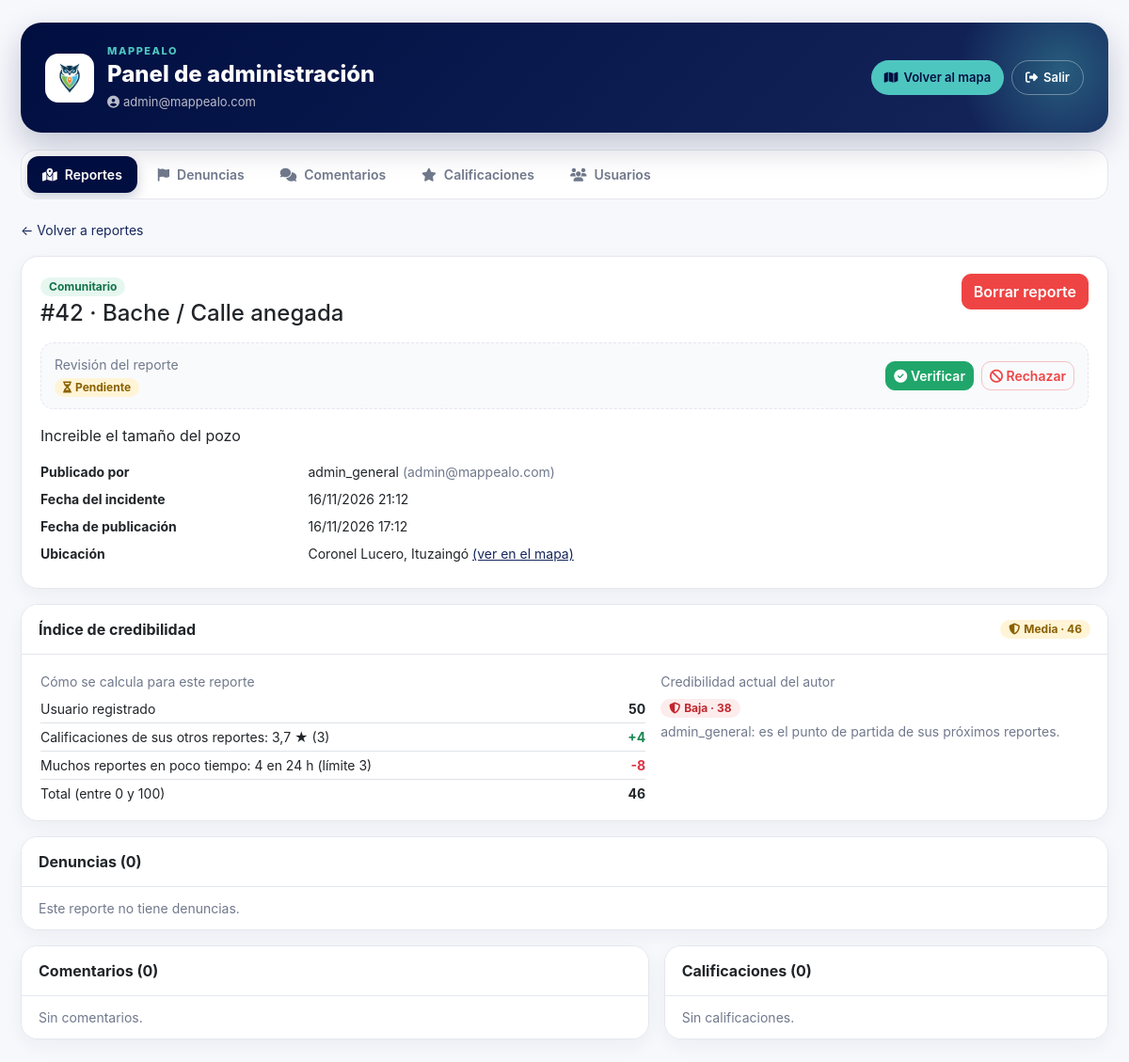
Screenshot of /pages/admin/reporte.php?id=42 (signed in) with the database file from the repository.
### tables this page shows
CREATE TABLE `reporte` (
  `id_reporte` int(11) NOT NULL,
  `id_usuario` int(11) NOT NULL,
  `id_ubicacion` int(11) NOT NULL,
  `fecha_reporte` datetime NOT NULL DEFAULT current_timestamp(),
  `fecha_incidente` datetime NOT NULL,
  `descripcion` text NOT NULL,
  `estado` varchar(50) NOT NULL DEFAULT 'pendiente'
);

CREATE TABLE `usuario` (
  `id_usuario` int(11) NOT NULL,
  `nombre_usuario` varchar(100) NOT NULL,
  `email` varchar(150) NOT NULL,
  `password` varchar(255) NOT NULL,
  `fecha_registro` datetime NOT NULL DEFAULT current_timestamp(),
  `cuenta_verificada` tinyint(1) NOT NULL DEFAULT 0,
  `es_admin` tinyint(1) NOT NULL DEFAULT 0
);

CREATE TABLE `ubicacion` (
  `id_ubicacion` int(11) NOT NULL,
  `latitud` decimal(10,8) NOT NULL,
  `longitud` decimal(11,8) NOT NULL,
  `direccion` varchar(255) NOT NULL
);

### config/credibilidad.php (called while the page is built, shortened)
<?php
function credibilidad_nivel(int $puntaje): array
{
    if ($puntaje >= 40) {
        return ['clave' => 'media', 'texto' => 'Media'];
    }
    return ['clave' => 'baja', 'texto' => 'Baja'];
}
function credibilidad_resultado(array $factores): array
{
    $puntaje = (int) round(array_sum(array_column($factores, 'puntos')));
    $puntaje = max(0, min(100, $puntaje));
    return [
        'puntaje' => $puntaje,
        'nivel' => credibilidad_nivel($puntaje),
        'factores' => array_values(array_filter($factores, fn($f) => $f['puntos'] != 0 || !empty($f['base'])))
    ];
}
function credibilidad_aporte_calificacion(float $suma, int $cantidad, int $peso, int $muestra): int
{
    $promedio = $suma / $cantidad;
    $confianza = min(1, $cantidad / $muestra);
    return (int) round(($promedio - 3) * $peso * $confianza);
}
function credibilidad_datos(PDO $connection): array
{
    static $cache = null;
    if ($cache !== null) {
        return $cache;
    }
    $filas = $connection->query("
        SELECT
            r.id_reporte,
            r.id_usuario,
            r.fecha_reporte,
            COALESCE((SELECT SUM(v.valor) FROM valoracion v WHERE v.id_reporte = r.id_reporte AND v.id_usuario <> r.id_usuario), 0) AS suma_calificaciones,
            (SELECT COUNT(*) FROM valoracion v WHERE v.id_reporte = r.id_reporte AND v.id_usuario <> r.id_usuario) AS cantidad_calificaciones,
            (SELECT COUNT(DISTINCT a.id_usuario) FROM advertencia a WHERE a.id_reporte = r.id_reporte AND a.id_usuario <> r.id_usuario) AS cantidad_denuncias
        FROM reporte r
        ORDER BY r.fecha_reporte ASC, r.id_reporte ASC
    ")->fetchAll(PDO::FETCH_ASSOC);
    $reportes = [];
    $porUsuario = [];
    foreach ($filas as $f) {
        $r = [
            'id' => (int) $f['id_reporte'],
            'usuario' => (int) $f['id_usuario'],
            'fecha' => strtotime($f['fecha_reporte']) ?: 0,
            'suma' => (float) $f['suma_calificaciones'],
            'calificaciones' => (int) $f['cantidad_calificaciones'],
            'denuncias' => (int) $f['cantidad_denuncias'],
        ];
        $reportes[$r['id']] = $r;
        $porUsuario[$r['usuario']][] = $r['id'];
    }
    return $cache = ['reportes' => $reportes, 'por_usuario' => $porUsuario];
}
function credibilidad_factores_autor(array $datos, int $idUsuario, ?int $excluirReporte = null): array
{
    $suma = 0.0;
    $calificaciones = 0;
    $denuncias = 0;
    foreach ($datos['por_usuario'][$idUsuario] ?? [] as $id) {
        if ($id === $excluirReporte) {
            continue;
        }
        $r = $datos['reportes'][$id];
        $suma += $r['suma'];
        $calificaciones += $r['calificaciones'];
        $denuncias += $r['denuncias'];
    }
    $factores = [[
        'texto' => 'Usuario registrado',
        'puntos' => CRED_BASE_REGISTRADO,
        'base' => true
    ]];
    if ($calificaciones > 0) {
        $promedio = round($suma / $calificaciones, 1);
        $factores[] = [
            'texto' => sprintf('Calificaciones de %s: %s ★ (%d)', $excluirReporte ? 'sus otros reportes' : 'sus reportes', str_replace('.', ',', (string) $promedio), $calificaciones),
            'puntos' => credibilidad_aporte_calificacion($suma, $calificaciones, CRED_USUARIO_PESO_CALIFICACION, CRED_USUARIO_MUESTRA_CALIFICACION)
        ];
    }
    return $factores;
}
function credibilidad_factor_rafaga(array $datos, int $idUsuario, int $momento, ?int $excluirReporte = null): ?array
{
    $desde = $momento - CRED_RAFAGA_HORAS * 3600;
    $cantidad = 0;
    foreach ($datos['por_usuario'][$idUsuario] ?? [] as $id) {
        if ($id === $excluirReporte) {
            continue;
        }
        $fecha = $datos['reportes'][$id]['fecha'];
        if ($fecha >= $desde && $fecha <= $momento) {
            $cantidad++;
        }
    }
    $exceso = $cantidad - CRED_RAFAGA_LIMITE;
    return [
        'texto' => sprintf('Muchos reportes en poco tiempo: %d en %d h (límite %d)', $cantidad, CRED_RAFAGA_HORAS, CRED_RAFAGA_LIMITE),
        'puntos' => -min(CRED_RAFAGA_TOPE, $exceso * CRED_RAFAGA_PENALIDAD)
    ];
}
function credibilidad_reporte_desde_datos(array $datos, int $idReporte): ?array
{
    $r = $datos['reportes'][$idReporte] ?? null;
    $factores = credibilidad_factores_autor($datos, $r['usuario'], $r['id']);
    $rafaga = credibilidad_factor_rafaga($datos, $r['usuario'], $r['fecha'] - 1, $r['id']);
    if ($rafaga) {
        $factores[] = $rafaga;
    }
    return credibilidad_resultado($factores);
}
function credibilidad_reporte(PDO $connection, int $idReporte): ?array
{
    return credibilidad_reporte_desde_datos(credibilidad_datos($connection), $idReporte);
}
function credibilidad_usuario(PDO $connection, int $idUsuario): array
{
    $datos = credibilidad_datos($connection);
    $factores = credibilidad_factores_autor($datos, $idUsuario);
    $rafaga = credibilidad_factor_rafaga($datos, $idUsuario, time());
    if ($rafaga) {
        $factores[] = $rafaga;
    }
    return credibilidad_resultado($factores);
}

### pages/admin/reporte.php (the view, shortened to what this page needs)
<?php
require_once __DIR__ . '/../../config/connection.php';
require_once __DIR__ . '/_nav.php';
require_once __DIR__ . '/../../config/credibilidad.php';
$id = filter_var($_GET['id'] ?? null, FILTER_VALIDATE_INT, ['options' => ['min_range' => 1]]);
$reporte = false;
if ($id !== false) {
    $stmt = $connection->prepare("
        SELECT
            r.*, u.nombre_usuario, u.email, ub.direccion, ub.latitud, ub.longitud,
            CASE WHEN rb.id_reporte IS NOT NULL THEN 'delito' WHEN ic.id_reporte IS NOT NULL THEN 'comunitario' ELSE 'otro' END AS categoria,
            COALESCE(tr.nombre, ti.nombre, '-') AS tipo,
            rb.hubo_violencia, rb.hubo_arma, rb.multiples_delincuentes
        FROM reporte r
        INNER JOIN usuario u ON r.id_usuario = u.id_usuario
        INNER JOIN ubicacion ub ON r.id_ubicacion = ub.id_ubicacion
        LEFT JOIN robo rb ON r.id_reporte = rb.id_reporte
        LEFT JOIN tipo_robo tr ON rb.id_tipo_robo = tr.id_tipo_robo
        LEFT JOIN incidente_comunitario ic ON r.id_reporte = ic.id_reporte
        LEFT JOIN tipo_incidente ti ON ic.id_tipo_incidente = ti.id_tipo_incidente
        WHERE r.id_reporte = :id
    ");
    $stmt->execute([':id' => $id]);
    $reporte = $stmt->fetch(PDO::FETCH_ASSOC);
}
$consultar = function (string $sql) use ($connection, $id) {
    $stmt = $connection->prepare($sql);
    $stmt->execute([':id' => $id]);
    return $stmt->fetchAll(PDO::FETCH_ASSOC);
};
$denuncias = $consultar("
    SELECT a.id_advertencia, a.motivo, a.fecha, u.nombre_usuario, u.email
    FROM advertencia a INNER JOIN usuario u ON a.id_usuario = u.id_usuario
    WHERE a.id_reporte = :id ORDER BY a.fecha DESC
");
$calificaciones = $consultar("
    SELECT v.id_valoracion, v.valor, v.fecha, u.nombre_usuario
    FROM valoracion v INNER JOIN usuario u ON v.id_usuario = u.id_usuario
    WHERE v.id_reporte = :id ORDER BY v.fecha DESC
");
$comentarios = $consultar("
    SELECT c.id_comentario, c.contenido, c.fecha, u.nombre_usuario
    FROM comentario c INNER JOIN usuario u ON c.id_usuario = u.id_usuario
    WHERE c.id_reporte = :id ORDER BY c.fecha ASC
");
$credibilidad = credibilidad_reporte($connection, $id);
$credibilidadAutor = (int) $reporte['id_usuario'] > 0 ? credibilidad_usuario($connection, (int) $reporte['id_usuario']) : null;
?>
<!DOCTYPE html>
<html lang="es">
<head>
</head>
<body class="admin-body">
<div class="container py-4">
    <a href="reportes.php" class="small text-decoration-none">&larr; Volver a reportes</a>
    <div class="card shadow-sm border-0 my-3">
        <div class="card-body">
            <div class="d-flex flex-wrap justify-content-between gap-2">
                <div>
                    <span class="badge <?= $reporte['categoria'] === 'delito' ? 'text-bg-danger' : 'text-bg-success' ?>"><?= admin_e(ucfirst($reporte['categoria'])) ?></span>
                    <h2 class="h4 mt-1 mb-0">#<?= (int) $id ?> · <?= admin_e($reporte['tipo']) ?></h2>
                </div>
                <div>
                    <?= admin_form_accion('borrar_reporte', ['id' => $id], 'Borrar reporte', 'btn btn-danger',
                        "¿Borrar el reporte #$id? También se borran sus comentarios, calificaciones y denuncias. No se puede deshacer.") ?>
                </div>
            </div>
            <?php $estadoActual = strtolower((string) $reporte['estado']); ?>
            <div class="admin-revision mt-3">
                <div>
                    <span class="small text-muted d-block">Revisión del reporte</span>
                    <?= admin_estado($estadoActual) ?>
                </div>
                <div class="d-flex flex-wrap gap-2">
                    <?php if ($estadoActual !== 'verificado'): ?>
                        <?= admin_form_accion('cambiar_estado', ['id' => $id, 'estado' => 'verificado'], '<i class="fa-solid fa-circle-check"></i> Verificar', 'btn btn-sm btn-success',
                            "¿Marcar el reporte #$id como verificado?") ?>
                    <?php endif; ?>
                    <?php if ($estadoActual !== 'rechazado'): ?>
                        <?= admin_form_accion('cambiar_estado', ['id' => $id, 'estado' => 'rechazado'], '<i class="fa-solid fa-ban"></i> Rechazar', 'btn btn-sm btn-outline-danger',
                            "¿Rechazar el reporte #$id? Deja de mostrarse en el mapa, pero no se borra.") ?>
                    <?php endif; ?>
                </div>
            </div>
            <p class="mt-3 mb-3" style="white-space: pre-line;"><?= admin_e($reporte['descripcion']) ?></p>
            <dl class="row small mb-0">
                <dt class="col-sm-3">Publicado por</dt>
                <dd class="col-sm-9"><?= admin_e($reporte['nombre_usuario']) ?> <span class="text-muted">(<?= admin_e($reporte['email']) ?>)</span></dd>
                <dt class="col-sm-3">Fecha del incidente</dt>
                <dd class="col-sm-9"><?= admin_fecha($reporte['fecha_incidente']) ?></dd>
                <dt class="col-sm-3">Fecha de publicación</dt>
                <dd class="col-sm-9"><?= admin_fecha($reporte['fecha_reporte']) ?></dd>
                <dt class="col-sm-3">Ubicación</dt>
                <dd class="col-sm-9">
                    <?= admin_e($reporte['direccion']) ?>
                    <a href="https://www.openstreetmap.org/?mlat=<?= (float) $reporte['latitud'] ?>&mlon=<?= (float) $reporte['longitud'] ?>#map=18/<?= (float) $reporte['latitud'] ?>/<?= (float) $reporte['longitud'] ?>" target="_blank" rel="noopener">(ver en el mapa)</a>
                </dd>
            </dl>
        </div>
    </div>
    <div class="card shadow-sm border-0 mb-3">
        <div class="card-header bg-white d-flex flex-wrap justify-content-between align-items-center gap-2">
            <strong>Índice de credibilidad</strong>
            <?= admin_credibilidad($credibilidad) ?>
        </div>
        <div class="card-body">
            <div class="row g-3">
                <div class="col-md-7">
                    <div class="small text-muted mb-1">Cómo se calcula para este reporte</div>
                    <ul class="list-unstyled small mb-0">
                        <?php foreach ($credibilidad['factores'] ?? [] as $f): ?>
                            <li class="d-flex justify-content-between border-bottom py-1">
                                <span><?= admin_e($f['texto']) ?></span>
                                <strong class="<?= !empty($f['base']) ? '' : ($f['puntos'] > 0 ? 'text-success' : 'text-danger') ?>">
                                    <?= !empty($f['base']) ? '' : ($f['puntos'] > 0 ? '+' : '') ?><?= (int) $f['puntos'] ?>
                                </strong>
                            </li>
                        <?php endforeach; ?>
                        <li class="d-flex justify-content-between pt-1"><span>Total (entre 0 y 100)</span><strong><?= (int) ($credibilidad['puntaje'] ?? 0) ?></strong></li>
                    </ul>
                </div>
                <div class="col-md-5">
                    <div class="small text-muted mb-1">Credibilidad actual del autor</div>
                    <?php if ($credibilidadAutor): ?>
                        <?= admin_credibilidad($credibilidadAutor) ?>
                        <div class="small text-muted mt-1"><?= admin_e($reporte['nombre_usuario']) ?>: es el punto de partida de sus próximos reportes.</div>
                    <?php else: ?>
                        <span class="small text-muted">Invitado (anónimo): base fija de <?= CRED_BASE_INVITADO ?>. No se calcula historial porque todos los invitados comparten la misma cuenta.</span>
                    <?php endif; ?>
                </div>
            </div>
        </div>
    </div>
    <div class="card shadow-sm border-0 mb-3 <?= $denuncias ? 'border-start border-danger border-4' : '' ?>">
        <div class="card-header bg-white d-flex flex-wrap justify-content-between align-items-center gap-2">
            <strong>Denuncias (<?= count($denuncias) ?>)</strong>
        </div>
        <ul class="list-group list-group-flush">
            <?php if (!$denuncias): ?>
                <li class="list-group-item text-muted small">Este reporte no tiene denuncias.</li>
            <?php endif; ?>
        </ul>
    </div>
    <div class="row g-3">
        <div class="col-lg-7">
            <div class="card shadow-sm border-0 h-100">
                <div class="card-header bg-white"><strong>Comentarios (<?= count($comentarios) ?>)</strong></div>
                <ul class="list-group list-group-flush">
                    <?php if (!$comentarios): ?>
                        <li class="list-group-item text-muted small">Sin comentarios.</li>
                    <?php endif; ?>
                </ul>
            </div>
        </div>
        <div class="col-lg-5">
            <div class="card shadow-sm border-0 h-100">
                <div class="card-header bg-white">
                    <strong>Calificaciones (<?= count($calificaciones) ?>)</strong>
                </div>
                <ul class="list-group list-group-flush">
                    <?php if (!$calificaciones): ?>
                        <li class="list-group-item text-muted small">Sin calificaciones.</li>
                    <?php endif; ?>
                </ul>
            </div>
        </div>
    </div>
</div>
</body>
</html>

### assets/css/admin.css (style rules this page uses)
:root { --azul: #000e40; --azul-claro: #15265c; --celeste: #4ec6c0; --naranja: #ff6300; --rojo: #ef4444; --verde: #20a66a; --amarillo: #f59e0b; --fondo: #f7f8fc; --texto: #172033; --texto-secundario: #70798c; --borde: #e4e7ee; }
body.admin-body { min-height: 100vh; background: var(--fondo); color: var(--texto); font-family: Inter, "Segoe UI", Arial, sans-serif; }
.admin-body .container { max-width: 1180px; }
.admin-body .card, .admin-body .table-responsive { border: 1px solid var(--borde) !important; border-radius: 18px !important; box-shadow: 0 6px 18px rgba(23, 32, 51, 0.05) !important; background: #ffffff; }
.admin-body .card { overflow: hidden; }
.admin-body .card-header { background: #ffffff !important; border-bottom: 1px solid var(--borde); padding: 14px 18px; }
.admin-body .card-body { padding: 18px 20px; }
.admin-body .badge.text-bg-success { background: #e6f7f0 !important; color: #13734a !important; }
.admin-body .badge { font-weight: 700; border-radius: 999px; padding: 4px 9px; }
.admin-body .text-muted { color: var(--texto-secundario) !important; }
.admin-body :where(a:not(.btn):not(.admin-volver)) { color: var(--azul-claro); }
.admin-body .list-group-item { border-color: #eef0f5; padding: 12px 18px; }
.admin-revision { display: flex; flex-wrap: wrap; align-items: center; justify-content: space-between; gap: 12px; padding: 12px 14px; border: 1px dashed var(--borde); border-radius: 14px; background: #f9fafc; }

### rows the page displays
reporte: id_usuario "42", descripcion "Increible el tamaño del pozo", id_usuario.nombre_usuario "admin_general", id_usuario.email "admin@mappealo.com", fecha_incidente "16/11/2026 21:12", fecha_reporte "16/11/2026 17:12", id_ubicacion.direccion "Coronel Lucero, Ituzaingó"

### other values shown
admin_e($email) "admin@mappealo.com"
$texto "Reportes"
$texto "Denuncias"
$texto "Comentarios"
$texto "Calificaciones"
$texto "Usuarios"
admin_e(ucfirst($reporte['categoria'])) "Comunitario"
admin_e($reporte['tipo']) "Bache / Calle anegada"
$texto "Borrar reporte Verificar Rechazar"
$texto "Pendiente"
$texto "Media · Baja ·"
$cred['puntaje'] "46 38"
admin_e($f['texto']) "Usuario registrado"
$f['puntos'] "50"
admin_e($f['texto']) "Calificaciones de sus otros reportes: 3,7 ★ (3)"
